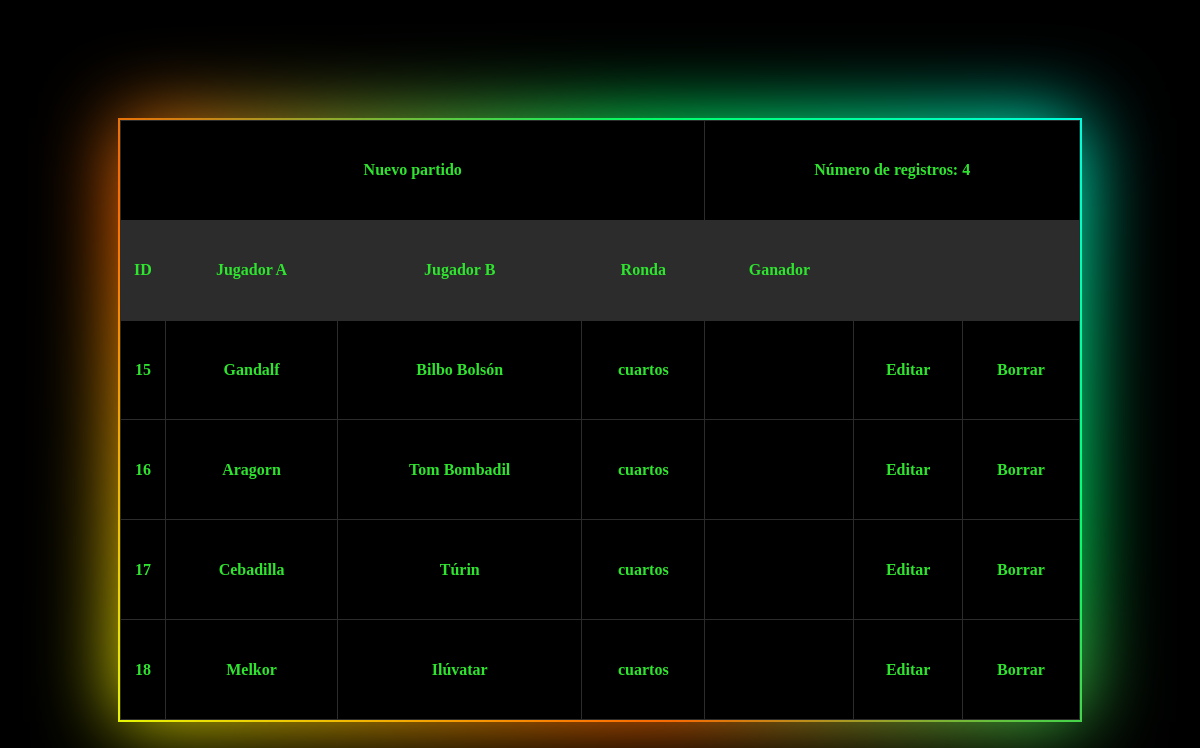
The page /U4/Ping_pong/vistas/gestionTorneosVista.php?modo=edicion&id=3 on the database as committed earlier.
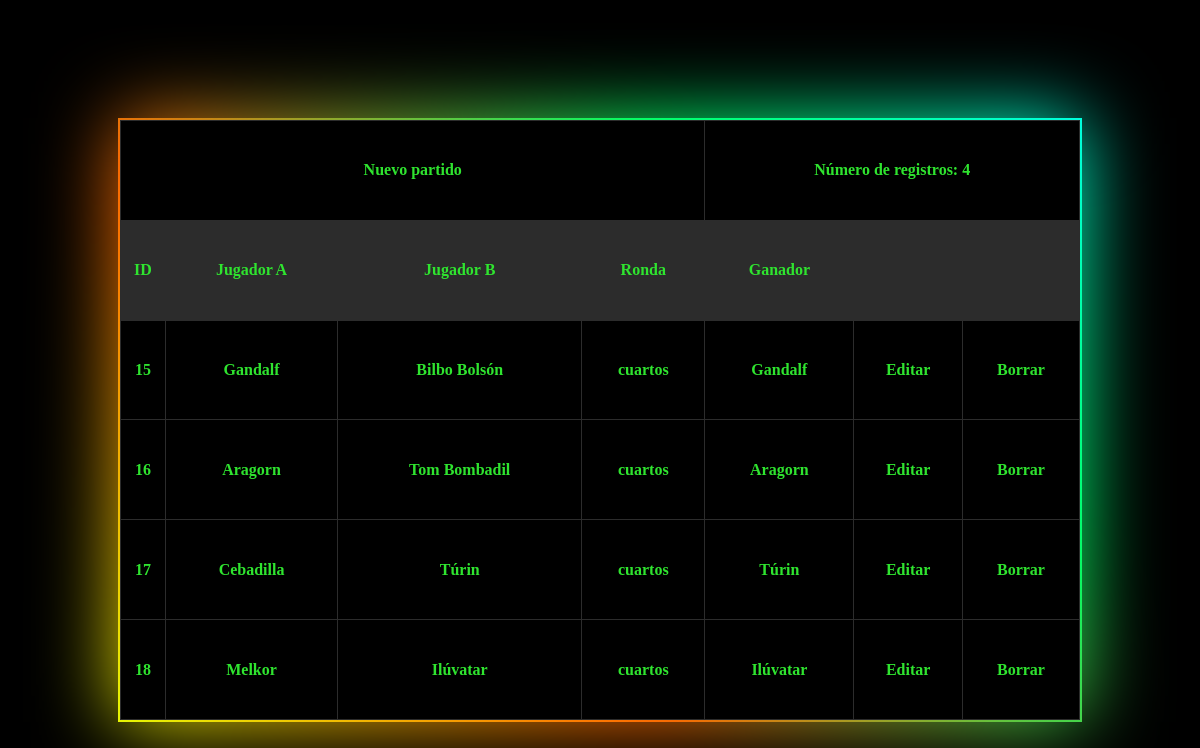
The same page on the database as committed later.
### tables this page shows
CREATE TABLE T_Partido (
    id_partido INT PRIMARY KEY AUTO_INCREMENT,
    id_torneo INT,
    tipo_partido ENUM('cuartos', 'semifinal', 'final'),
    jugador_a varchar(50),
    jugador_b varchar(50),
    ganador varchar(50),
    FOREIGN KEY (id_torneo) REFERENCES T_Torneo (id_torneo)
);

### U4/Ping_pong/accesoDatos/gestionTorneosVistaAccesoDatos.php (called while the page is built, shortened)
<?php
class partidoAccesoDatos {
    function obtener() {
        $conexion = mysqli_connect('localhost','root','1234');
        if (isset($_GET['id'])) {
            $idTorneo = $_GET['id'];
            mysqli_select_db($conexion, 'torneos_pingPong');
        $consulta = mysqli_prepare($conexion, "SELECT
                                                    id_torneo,
                                                    id_partido,
                                                    jugador_a,
                                                    jugador_b,
                                                    tipo_partido,
                                                    ganador
                                                FROM
                                                    T_Partido
                                                WHERE
                                                    id_torneo = $idTorneo;");
        $consulta->execute();
        $result = $consulta->get_result();
        $partidos = array();
        while ($myrow = $result->fetch_assoc()) {
            array_push($partidos, $myrow);
        }
        return $partidos;
        }
    }
}
?>

### U4/Ping_pong/negocio/gestionTorneosVistaReglasNegocio.php (called while the page is built, shortened)
<?php
require("../accesoDatos/gestionTorneosVistaAccesoDatos.php");
class gestionTorneosVistaReglasNegocio {
    private $ID;
    private $JUGADOR_A;
    private $JUGADOR_B;
    private $RONDA;
    private $GANADOR;
    function init($idTorneo, $id, $jugadorA, $jugadorB, $ronda, $ganador) {
        $this->ID = $id;
        $this->JUGADOR_A = $jugadorA;
        $this->JUGADOR_B = $jugadorB;
        $this->RONDA = $ronda;
        $this->GANADOR = $ganador;
    }
    function getID() {
        return $this->ID;
    }
    function getJUGADOR_A() {
        return $this->JUGADOR_A;
    }
    function getJUGADOR_B() {
        return $this->JUGADOR_B;
    }
    function getRONDA(){
        return $this->RONDA;
    }
    function getGANADOR(){
        return $this->GANADOR;
    }
    function obtener() {
        $partidosDAL = new partidoAccesoDatos();
        $resultadosPartido = $partidosDAL->obtener();
        $listaPartidos = array();
        foreach($resultadosPartido as $partidos){
            $oGestionTorneosReglasNegocio = new gestionTorneosVistaReglasNegocio();
            $oGestionTorneosReglasNegocio->init($partidos['id_torneo'], $partidos['id_partido'], $partidos['jugador_a'], $partidos['jugador_b'], $partidos['tipo_partido'], $partidos['ganador']);
            array_push($listaPartidos, $oGestionTorneosReglasNegocio);
        }
        return $listaPartidos;
    }
}
?>

### U4/Ping_pong/vistas/gestionTorneosVista.php (the view, shortened to what this page needs)
<!DOCTYPE html>
<html lang='en'>
<head>
    <link rel='stylesheet' href='../css/gestionTorneosVista.css'>
</head>
<body>
<?php
    require('../negocio/gestionTorneosVistaReglasNegocio.php');
    $partidosBL = new gestionTorneosVistaReglasNegocio();
    $tipoPagina = $_GET['modo'];
    if ($tipoPagina == 'edicion') {
        $datosPartidos = $partidosBL->obtener();
        echo ("<div class='bloque brillo'>
                <table>
                    <tr class='nuevo'>
                        <th colspan='4'>
                            <a href=''>Nuevo partido</a>
                        </th>
                        <th colspan='3'>Número de registros: ".count($datosPartidos)."</th>
                    </tr>
                    <tr class='identificador'>
                        <th>ID</th>
                        <th>Jugador A</th>
                        <th>Jugador B</th>
                        <th>Ronda</th>
                        <th>Ganador</th>
                        <th></th>
                        <th></th>
                    </tr>");
                    foreach ($datosPartidos as $partidos){
                        echo "<tr>";
                        echo "<th>".$partidos->getID()."</th>";
                        echo "<th>".$partidos->getJUGADOR_A()."</th>";
                        echo "<th>".$partidos->getJUGADOR_B()."</th>";
                        echo "<th>".$partidos->getRONDA()."</th>";
                        echo "<th>".$partidos->getGANADOR()."</th>";
                        echo "<th><a class='editar' href=''>Editar</a></th>";
                        echo "<th><a class='editar' href=''>Borrar</a></th>";
                        echo "</tr>";
                    }
                echo "</table>
                    </div>";
    }
?>
</body>
</html>

Rows that differ between the two databases and show on the page:
changed t_partido "Gandalf": ganador (not shown) → "Gandalf"
changed t_partido "Aragorn": ganador (not shown) → "Aragorn"
changed t_partido "Cebadilla": ganador (not shown) → "Túrin"
changed t_partido "Melkor": ganador (not shown) → "Ilúvatar"
